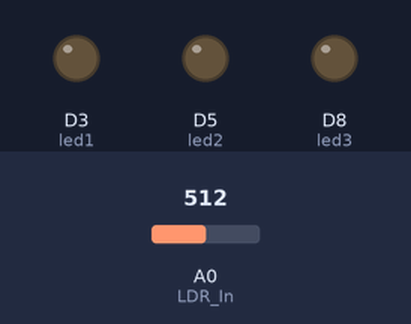
A sketch run on a simulated ESP8266 (NodeMCU). On the bench: output pins drawn as LEDs (lit = HIGH). Inputs (shaded band) come from the test bench; at power-on: A0 (LDR_In) = 512. What the sketch prints to the serial monitor is not drawn.

Above: at 1.2 s.
1.3 s: A0 (LDR_In) set to 22
3.5 s: A0 (LDR_In) set to 17
At 4.3 s:
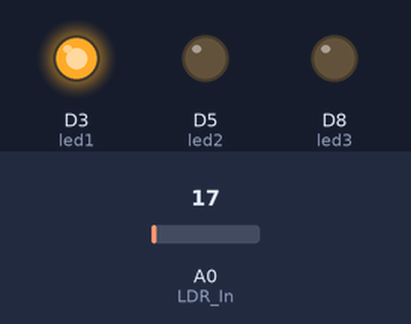
5.0 s: A0 (LDR_In) set to 0
At 5.5 s:
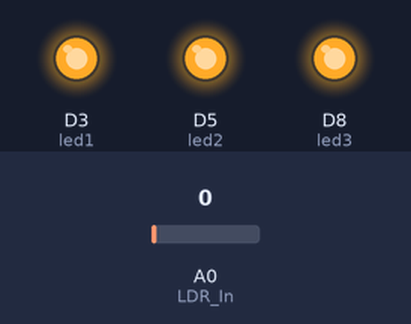
6.5 s: A0 (LDR_In) set to 18
At 7.9 s:
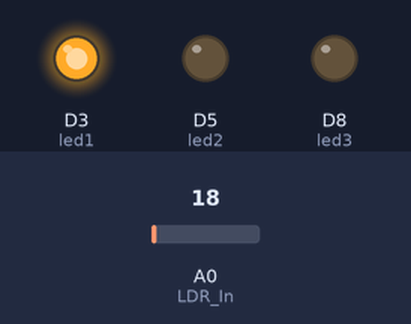
Timing chart, 0 to 9.0 s (numbered marks = the images above; inputs shaded):
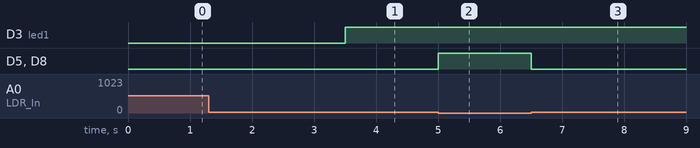

The sketch:

Les2.ino
```cpp
// Samengewerkt met Turan Ay
int LDR_In = A0;
int lichtHoeveelheid;
uint8_t led1 = D3;
uint8_t led2 = D5;
uint8_t led3 = D8;

void setup(){
  Serial.begin(9600);
  pinMode(led1, OUTPUT);
  pinMode(led2, OUTPUT);
  pinMode(led3, OUTPUT);
}

void loop(){
  lichtHoeveelheid = analogRead(LDR_In);
  int analogValue = analogRead(A0);
  Serial.print("Analog reading: ");
  Serial.print(analogValue);
  if (analogValue < 8) {
    Serial.println(" - Dark");
    digitalWrite(led1, HIGH);
    digitalWrite(led2, HIGH);
    digitalWrite(led3, HIGH);
  } else if (analogValue < 10) {
    Serial.println(" - Dim");
    digitalWrite(led1, HIGH);
    digitalWrite(led2, HIGH);
    digitalWrite(led3, LOW);
  } else if (analogValue < 20) {
    Serial.println(" - Light");
    digitalWrite(led1, HIGH);
    digitalWrite(led2, LOW);
    digitalWrite(led3, LOW);
  } else if (analogValue < 50) {
    Serial.println(" - Bright");
    digitalWrite(led1, LOW);
    digitalWrite(led2, LOW);
    digitalWrite(led3, LOW);
  }

  delay(500);
}
```

Measured:
- the behaviour switches between 20 and 19 on A0 (LDR_In) (found by bisection; images 0 and 1)
- after the input at 1.3 s, every drawn part: stays the same
- after the input at 3.5 s, D3 (led1): LOW → HIGH at once
- after the input at 5.0 s, D5 (led2), D8 (led3): LOW → HIGH at once
- after the input at 6.5 s, D5 (led2), D8 (led3): HIGH → LOW at once
